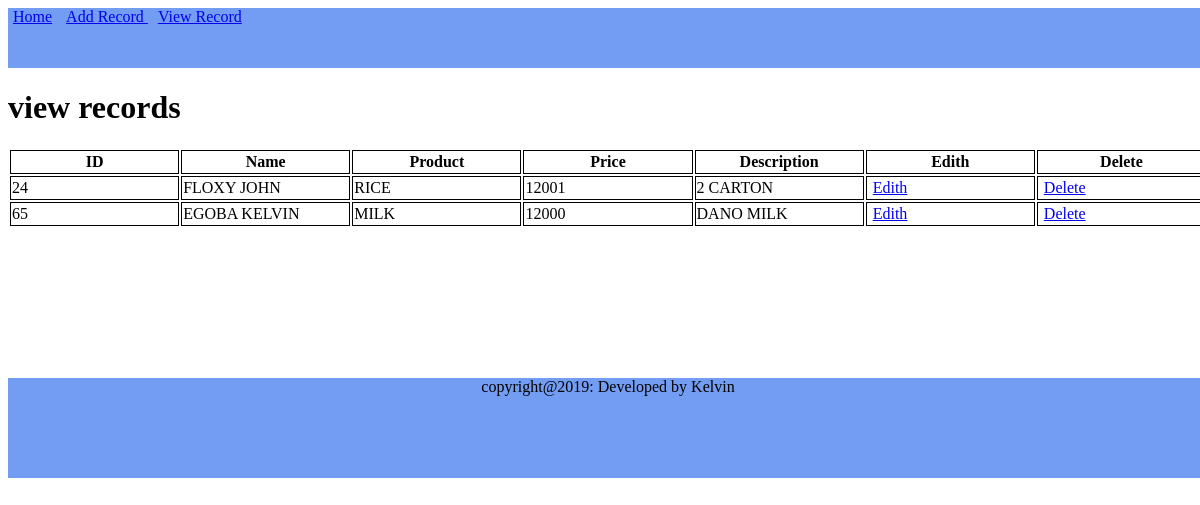
Page /show/ on the committed database.
### todoapp/models.py (models this page shows, shortened)
class Record2 (models.Model):
    id = models.AutoField( primary_key=True, serialize=True)
    name  = models.CharField(max_length=100)
    product = models.CharField(max_length=100)
    amount = models.CharField(max_length=100)
    description = models.CharField(max_length=100)

### todoapp/views.py (the view)
# urls.py: path('show/', views.Show, name="Show"),
def Show(request):
    record = Record2.objects.all()
    return render(request, "html/show_record.html" , { "record" : record })

### templates/html/show_record.html
{% extends "html/home.html" %}
{% block content %}
<div class="container show">
        <h1>  view records </h1>
    <table>
        <thead>
            <tr>
                <th> ID </th>
                <th> Name </th>
                <th> Product </th>
                <th> Price </th>
                <th> Description </th>
                <th> Edith</th>
                <th> Delete </th>
            </tr>
        </thead>
        <tbody>
            {% for records in record %}
            <tr><td> {{ records.id}} </td>
                <td> {{ records.name }} </td>
                <td> {{ records.product }} </td>
                <td> {{ records.amount }} </td>
                <td> {{ records.description }} </td>
                <td ><a class=" btn btn-success"  href='{% url "Edith" records.id %}'  > Edith </a> </td>
                <td ><a class=" btn btn-danger" href='{% url "Delete" records.id %}'> Delete </a> </td>
            </tr>
            {% endfor %}
        </tbody>
    </table>
</div>
{% endblock %}

### templates/html/home.html (style rules this page uses)
body { height: 100%; width: 100%; }
a { padding: 5px }
.btn { width: 150px }
table { width: 100%; }
th,td { width: 150px; height: 20px; border: 1px solid black; }

### rows in the picture
Record2: id "24", name "FLOXY JOHN", product "RICE", amount "12001", description "2 CARTON"
Record2: id "65", name "EGOBA KELVIN", product "MILK", amount "12000", description "DANO MILK"
